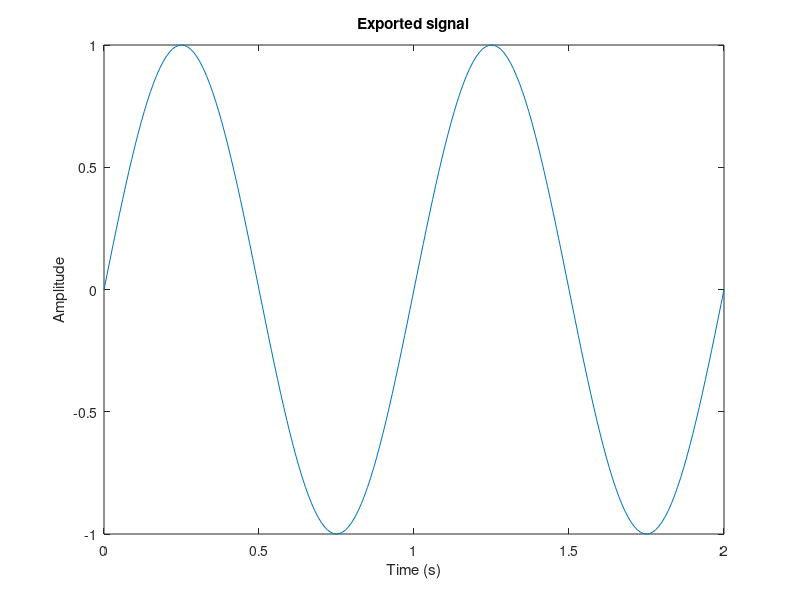
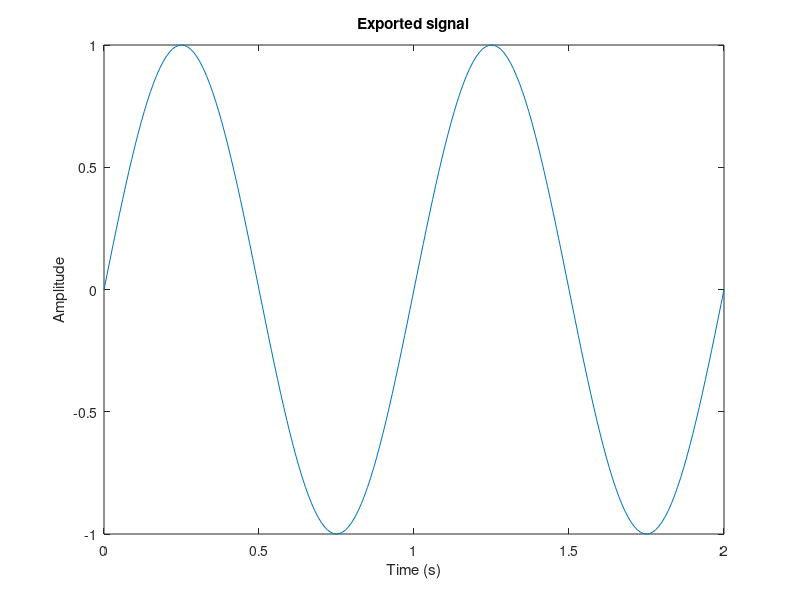
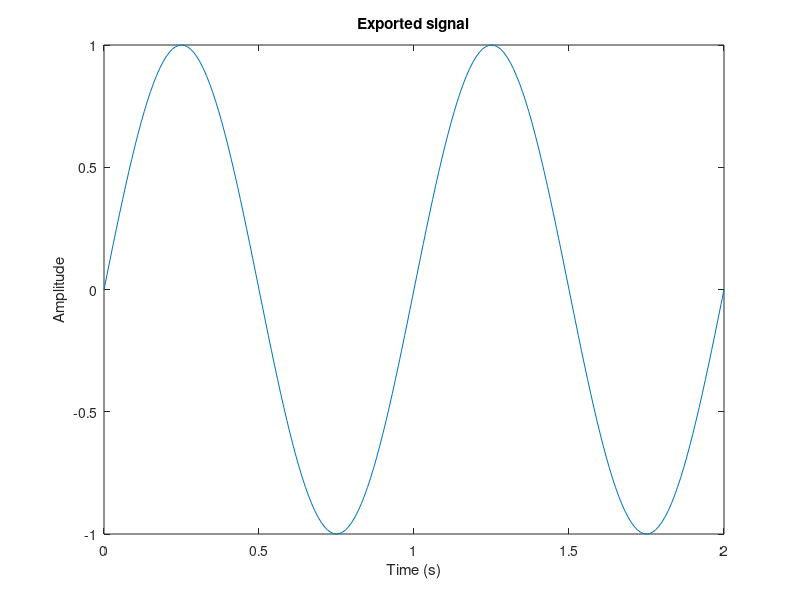
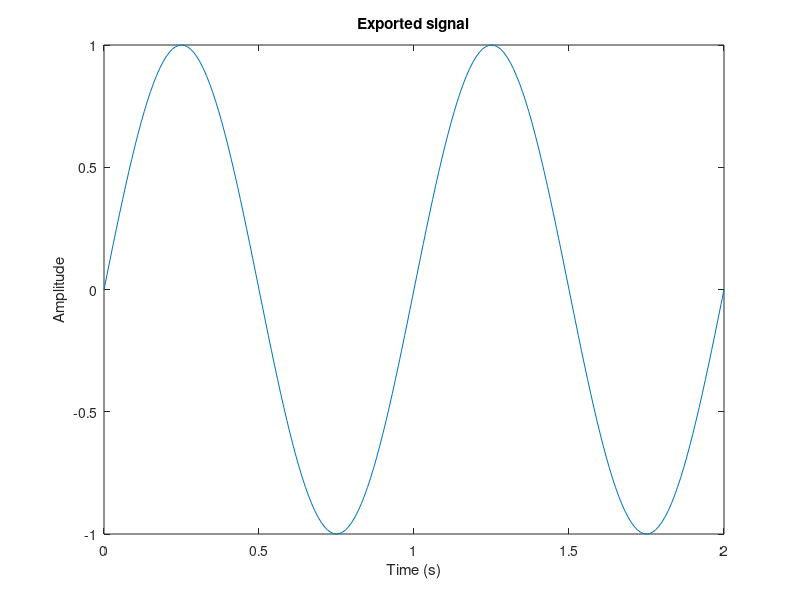

Reproduce these figures in MATLAB, in order.
% Relative export paths follow Current Folder (CLI: this script's folder).
f = figure;
t = 0:0.01:2;
plot(t,sin(2*pi*t));
title('Exported signal');
xlabel('Time (s)');
ylabel('Amplitude');
saveas(f,'signal.svg');
saveas(f,'signal.png');
saveas(f,'signal.pdf');
saveas(f,'signal','jpeg');
saveas(f,'signal','tiff');
saveas(f,'signal_plain','tiffn');
saveas(f,'signal.bmp');
saveas(f,'signal.fig');
